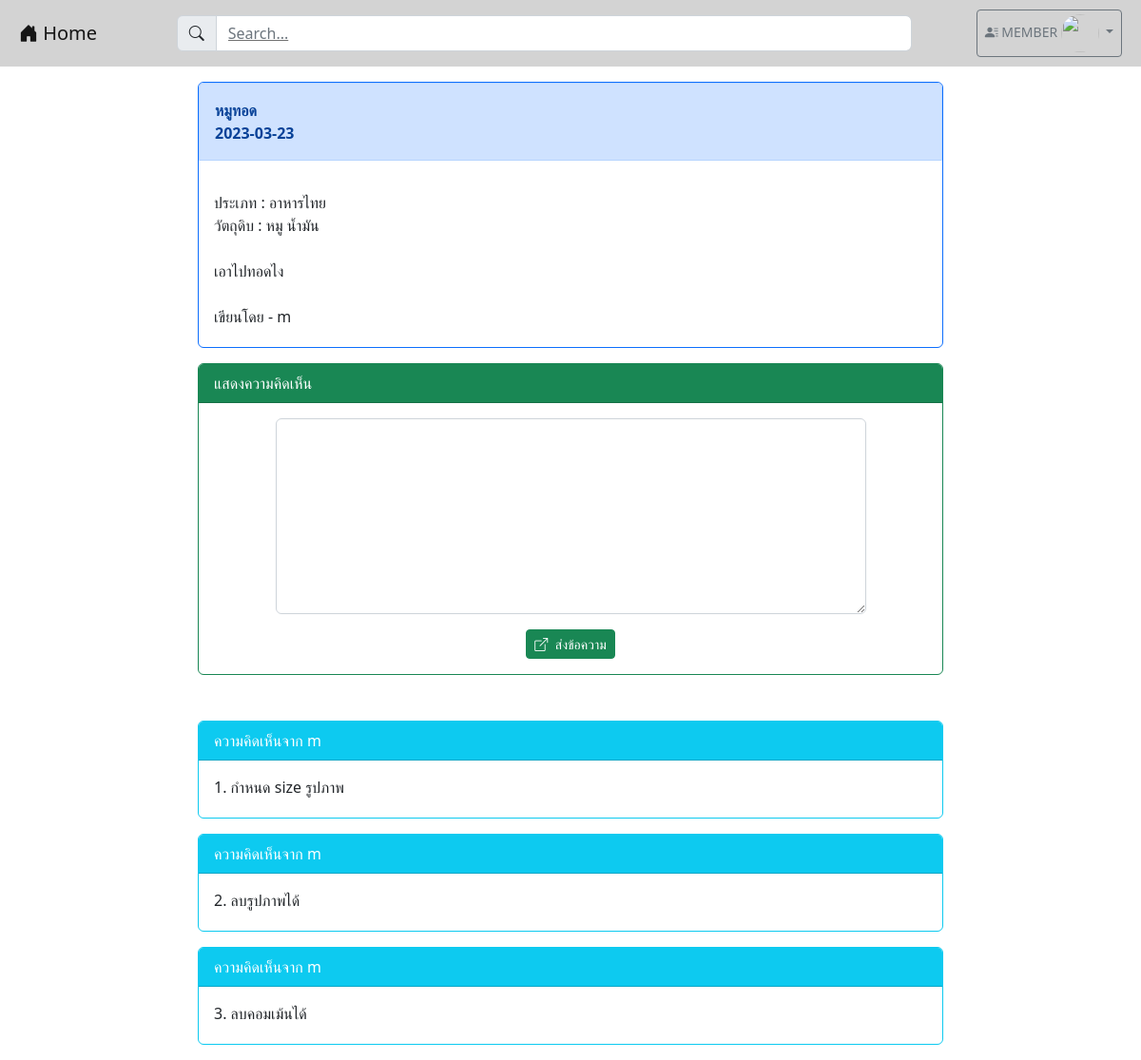
Screenshot of /post2.php?id=97 (signed in) with the database file from the repository.
### tables this page shows
CREATE TABLE `post` (
  `post_id` int(100) NOT NULL,
  `user_id` int(100) NOT NULL,
  `category_id` int(100) NOT NULL,
  `post_title` varchar(1000) NOT NULL,
  `post_ingredient` varchar(2024) NOT NULL,
  `post_content` varchar(2048) NOT NULL,
  `post_picture` longblob NOT NULL,
  `post_date` date NOT NULL,
  `post_like` int(100) NOT NULL,
  `post_dislike` int(100) NOT NULL,
  `post_view` int(100) NOT NULL
);

CREATE TABLE `category` (
  `category_id` int(100) NOT NULL,
  `category_tag` varchar(64) NOT NULL
);

CREATE TABLE `user` (
  `user_id` int(100) NOT NULL,
  `user_username` varchar(64) NOT NULL,
  `user_password` varchar(64) NOT NULL,
  `user_name` varchar(64) NOT NULL,
  `user_email` varchar(64) NOT NULL,
  `user_role` varchar(1) NOT NULL,
  `user_fname` varchar(100) NOT NULL,
  `user_lname` varchar(100) NOT NULL,
  `user_phone` int(10) NOT NULL,
  `user_exp` varchar(255) NOT NULL,
  `user_des` varchar(255) NOT NULL,
  `user_country` varchar(100) NOT NULL,
  `user_state` varchar(100) NOT NULL,
  `user_pic` longblob NOT NULL
);

CREATE TABLE `comment` (
  `comment_id` int(100) NOT NULL,
  `comment_content` varchar(200) NOT NULL,
  `comment_time` datetime(6) NOT NULL,
  `user_id` int(100) NOT NULL,
  `post_id` int(100) NOT NULL
);

### post2.php (the view, shortened to what this page needs)
<!DOCTYPE html>
<html lang="en">
<head>
    <link href="https://cdn.jsdelivr.net/npm/bootstrap@5.2.2/dist/css/bootstrap.min.css" rel="stylesheet">
    <link rel="stylesheet" href="https://cdn.jsdelivr.net/npm/bootstrap-icons@1.9.1/font/bootstrap-icons.css">
        <?php
        $id = $_GET['id'];
        ?>
</head>
<body>
    <?php
    include "nav.php";
    ?>
    <div class="container-xxl">
        <section class="col-md-8 mx-auto m-3">
            <?php
            isset($_GET['id']) ? $id = $_GET['id'] : header("Location: index.php");
            $server_name = "localhost";
            $username = "root";
            $password = "";
            $database = "webboard_recipes";
            $conn = new PDO("mysql:host=$server_name;dbname=$database;charset=utf8", "$username", "$password");
            $data = $conn->query("SELECT p.post_id, p.post_title, p.post_date,p.category_id,p.post_ingredient, p.post_content, u.user_username , p.user_id , u.user_id , c.category_tag , c.category_id
                                    FROM post p , user u , category c
                                    WHERE p.post_id = $id and p.category_id = c.category_id and u.user_id = p.user_id");
            if ($data !== false) {
                while ($row = $data->fetch()) {
                    $post_title = $row[1];
                    $post_date = $row[2];
                    $category_id = $row[3];
                    $post_ingredient = $row[4];
                    $post_content = $row[5];
                    $user_username = $row[6];
                    $category_id = $row[9];
                }
            }
            ?>
            <div class="card text-dark bg-white border-primary mb-3">
                <div class="card-header alert alert-primary">
                    <strong>
                        <?php
                            echo "$post_title <BR>";
                            echo "$post_date";
                        ?>
                    </strong>
                </div>
                <div class="card-body pb-1">
                    <div class="container row mb-3 justify-content-between">
                        <?php
                            echo "ประเภท : $category_id <BR>";
                            echo "วัตถุดิบ : $post_ingredient <BR><BR>";
                            echo "$post_content <BR><BR>";
                            echo "เขียนโดย - $user_username <BR>";
                        ?>
                    </div>
                </div>
            </div>
            <?php
            if (isset($_SESSION["id"])) {
            ?>
                <div class="card text-dark bg-white border-success">
                    <div class="card-header bg-success text-white">แสดงความคิดเห็น</div>
                    <div class="card-body">
                        <form action="post_save.php" method="post">
                            <div class="row mb-3 justify-content-center">
                                <div class="col-lg-10">
                                    <textarea name="comment" class="form-control" rows="8"></textarea>
                                </div>
                            </div>
                            <div class="row">
                                <div class="col-lg-12">
                                    <center>
                                        <button type="submit" class="btn btn-success btn-sm text-white">
                                            <i class="bi bi-box-arrow-up-right me-1"></i>
                                            ส่งข้อความ
                                        </button>
                                    </center>
                                </div>
                            </div>
                        </form>
                    </div>
                </div>
                <br><br>
            <?php
            }
            ?>
            <?php
            $conn = new PDO("mysql:host=$server_name;dbname=$database;charset=utf8", "$username", "$password");
            $comment = $conn->query("SELECT p.post_id, u.user_username, u.user_id, c.comment_content, c.user_id, c.comment_id, c.post_id
                FROM post p , user u , comment c
                WHERE p.post_id = c.post_id AND c.user_id = u.user_id AND c.post_id = $id ORDER BY c.comment_id ASC");
            if ($comment !== false) {
                while ($comm = $comment->fetch()) {
            ?>
                    <div class="card text-dark bg-white border-info mb-3">
                        <div class="card-header bg-info text-white">
                            <?php echo "ความคิดเห็นจาก " . $comm['1']; ?>
                        </div>
                        <div class="card-body pb-1">
                            <div class="container row mb-3 justify-content-between">
                                <?php
                                echo $comm['3'];
                                ?>
                            </div>
                        </div>
                    </div>
            <?php
                }
            }
            ?>
        </section>
    </div>
</body>
</html>

### rows the page displays
post: post_title "หมูทอด", post_date "2023-03-23", category.category_tag "อาหารไทย", post_ingredient "หมู น้ำมัน", post_content "เอาไปทอดไง", user.user_username "m"
comment: user.user_username "m", comment_content "1. กำหนด size รูปภาพ"
comment: user.user_username "m", comment_content "2. ลบรูปภาพได้"
comment: user.user_username "m", comment_content "3. ลบคอมเม้นได้"

### other values shown
$_SESSION['username'] "MEMBER"
